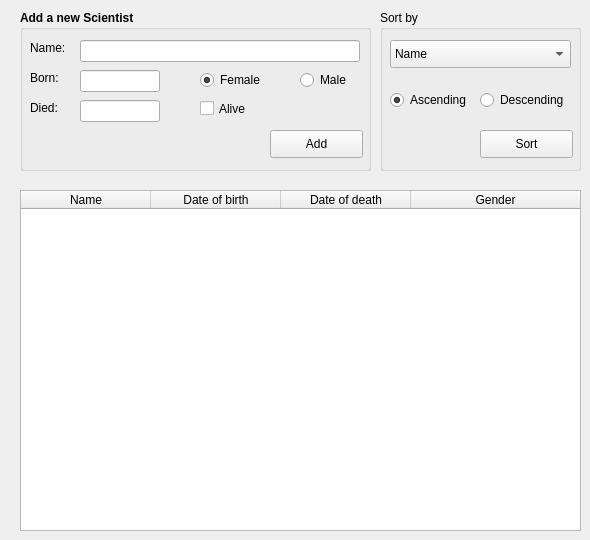
    <widget class="QWidget" name="tbScientist">
     <property name="focusPolicy">
      <enum>Qt::TabFocus</enum>
     </property>
     <attribute name="title">
      <string>Scientists</string>
     </attribute>
     <widget class="QLabel" name="lblDodS">
      <property name="geometry">
       <rect>
        <x>30</x>
        <y>100</y>
        <width>41</width>
        <height>16</height>
       </rect>
      </property>
      <property name="text">
       <string>Died:</string>
      </property>
     </widget>
     <widget class="QLabel" name="lblNameS">
      <property name="geometry">
       <rect>
        <x>30</x>
        <y>40</y>
        <width>53</width>
        <height>16</height>
       </rect>
      </property>
      <property name="text">
       <string>Name:</string>
      </property>
     </widget>
     <widget class="QLabel" name="lblDobS">
      <property name="geometry">
       <rect>
        <x>30</x>
        <y>70</y>
        <width>41</width>
        <height>16</height>
       </rect>
      </property>
      <property name="text">
       <string>Born:</string>
      </property>
     </widget>
     <widget class="QLineEdit" name="edtNameS">
      <property name="geometry">
       <rect>
        <x>80</x>
        <y>40</y>
        <width>280</width>
        <height>22</height>
       </rect>
      </property>
      <property name="inputMask">
       <string/>
      </property>
     </widget>
     <widget class="QPushButton" name="pbAddS">
      <property name="geometry">
       <rect>
        <x>270</x>
        <y>130</y>
        <width>93</width>
        <height>28</height>
       </rect>
      </property>
      <property name="text">
       <string>Add</string>
      </property>
     </widget>
     <widget class="QGroupBox" name="grbSortS">
      <property name="geometry">
       <rect>
        <x>380</x>
        <y>10</y>
        <width>201</width>
        <height>161</height>
       </rect>
      </property>
      <property name="title">
       <string>Sort by</string>
      </property>
      <widget class="QComboBox" name="cmbScientist">
       <property name="geometry">
        <rect>
         <x>10</x>
         <y>30</y>
         <width>181</width>
         <height>28</height>
        </rect>
       </property>
       <item>
        <property name="text">
         <string>Name</string>
        </property>
       </item>
       <item>
        <property name="text">
         <string>Born</string>
        </property>
       </item>
       <item>
        <property name="text">
         <string>Died</string>
        </property>
       </item>
       <item>
        <property name="text">
         <string>Gender</string>
        </property>
       </item>
      </widget>
      <widget class="QRadioButton" name="rbAscS">
       <property name="geometry">
        <rect>
         <x>10</x>
         <y>80</y>
         <width>95</width>
         <height>20</height>
        </rect>
       </property>
       <property name="text">
        <string>Ascending</string>
       </property>
       <property name="checked">
        <bool>true</bool>
       </property>
      </widget>
      <widget class="QRadioButton" name="rbDescS">
       <property name="geometry">
        <rect>
         <x>100</x>
         <y>80</y>
         <width>95</width>
         <height>20</height>
        </rect>
       </property>
       <property name="text">
        <string>Descending</string>
       </property>
      </widget>
      <widget class="QPushButton" name="pbSortS">
       <property name="geometry">
        <rect>
         <x>100</x>
         <y>120</y>
         <width>93</width>
         <height>28</height>
        </rect>
       </property>
       <property name="text">
        <string>Sort</string>
       </property>
      </widget>
     </widget>
     <widget class="QLineEdit" name="edtDobS">
      <property name="geometry">
       <rect>
        <x>80</x>
        <y>70</y>
        <width>80</width>
        <height>22</height>
       </rect>
      </property>
      <property name="inputMask">
       <string extracomment="    -  -  "/>
      </property>
     </widget>
     <widget class="QLineEdit" name="edtDodS">
      <property name="geometry">
       <rect>
        <x>80</x>
        <y>100</y>
        <width>80</width>
        <height>22</height>
       </rect>
      </property>
      <property name="inputMask">
       <string/>
      </property>
     </widget>
     <widget class="QGroupBox" name="groupBox">
      <property name="geometry">
       <rect>
        <x>20</x>
        <y>10</y>
        <width>351</width>
        <height>161</height>
       </rect>
      </property>
      <property name="font">
       <font>
        <weight>75</weight>
        <bold>true</bold>
       </font>
      </property>
      <property name="title">
       <string>Add a new Scientist</string>
      </property>
      <widget class="QRadioButton" name="rbFemaleS">
       <property name="geometry">
        <rect>
         <x>180</x>
         <y>60</y>
         <width>70</width>
         <height>20</height>
        </rect>
       </property>
       <property name="font">
        <font>
         <weight>50</weight>
         <bold>false</bold>
        </font>
       </property>
       <property name="text">
        <string>Female</string>
       </property>
       <property name="checked">
        <bool>true</bool>
       </property>
      </widget>
      <widget class="QRadioButton" name="rbMaleS">
       <property name="geometry">
        <rect>
         <x>280</x>
         <y>60</y>
         <width>60</width>
         <height>20</height>
        </rect>
       </property>
       <property name="font">
        <font>
         <weight>50</weight>
         <bold>false</bold>
        </font>
       </property>
       <property name="text">
        <string>Male</string>
       </property>
      </widget>
      <widget class="QCheckBox" name="cbAliveS">
       <property name="geometry">
        <rect>
         <x>180</x>
         <y>90</y>
         <width>70</width>
         <height>17</height>
        </rect>
       </property>
       <property name="font">
        <font>
         <weight>50</weight>
         <bold>false</bold>
        </font>
       </property>
       <property name="text">
        <string>Alive</string>
       </property>
      </widget>
     </widget>
     <widget class="QTableWidget" name="tableScientist">
      <property name="geometry">
       <rect>
        <x>20</x>
        <y>190</y>
        <width>561</width>
        <height>341</height>
       </rect>
      </property>
      <property name="editTriggers">
       <set>QAbstractItemView::NoEditTriggers</set>
      </property>
      <attribute name="horizontalHeaderDefaultSectionSize">
       <number>130</number>
      </attribute>
      <attribute name="horizontalHeaderStretchLastSection">
       <bool>true</bool>
      </attribute>
      <column>
       <property name="text">
        <string>Name</string>
       </property>
      </column>
      <column>
       <property name="text">
        <string>Date of birth</string>
       </property>
      </column>
      <column>
       <property name="text">
        <string>Date of death</string>
       </property>
      </column>
      <column>
       <property name="text">
        <string>Gender</string>
       </property>
      </column>
     </widget>
     <zorder>groupBox</zorder>
     <zorder>lblDodS</zorder>
     <zorder>lblNameS</zorder>
     <zorder>lblDobS</zorder>
     <zorder>edtNameS</zorder>
     <zorder>pbAddS</zorder>
     <zorder>grbSortS</zorder>
     <zorder>edtDobS</zorder>
     <zorder>edtDodS</zorder>
     <zorder>tableScientist</zorder>
    </widget>
